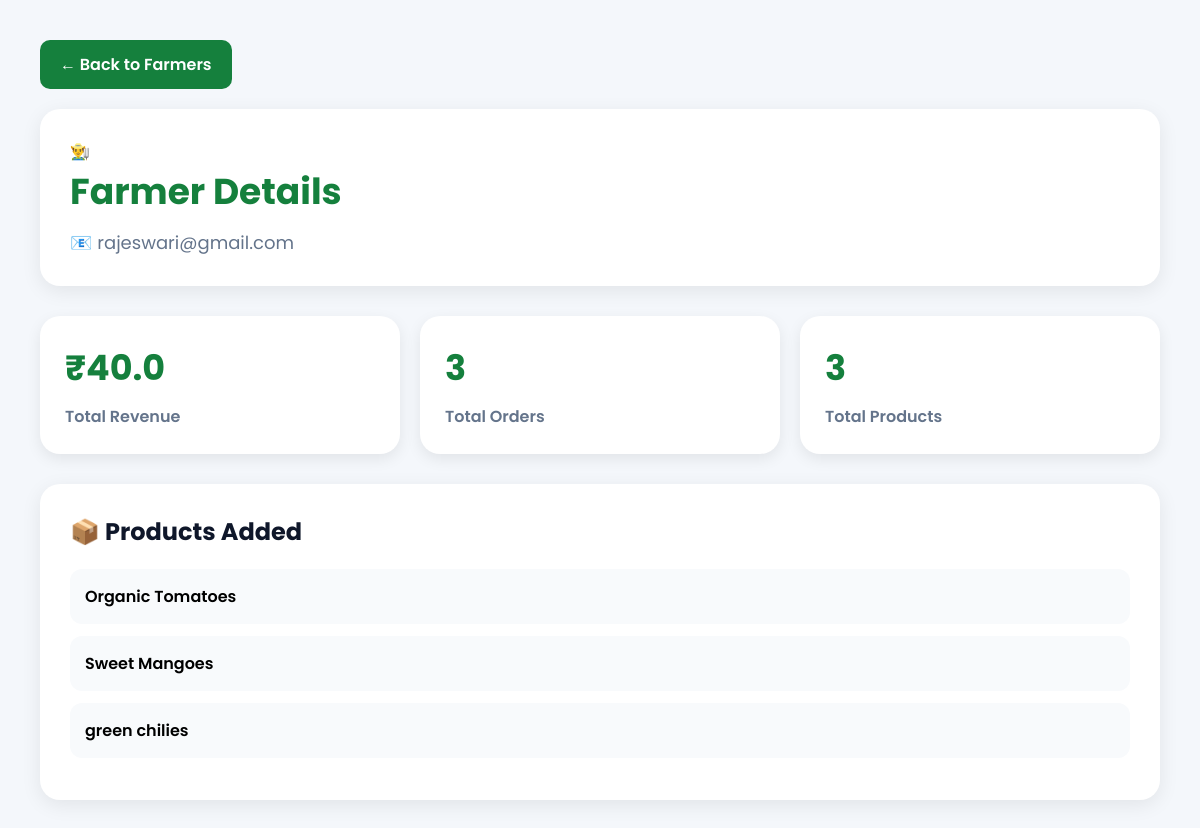
The page /admin-farmer-details/6 on the database as committed earlier.
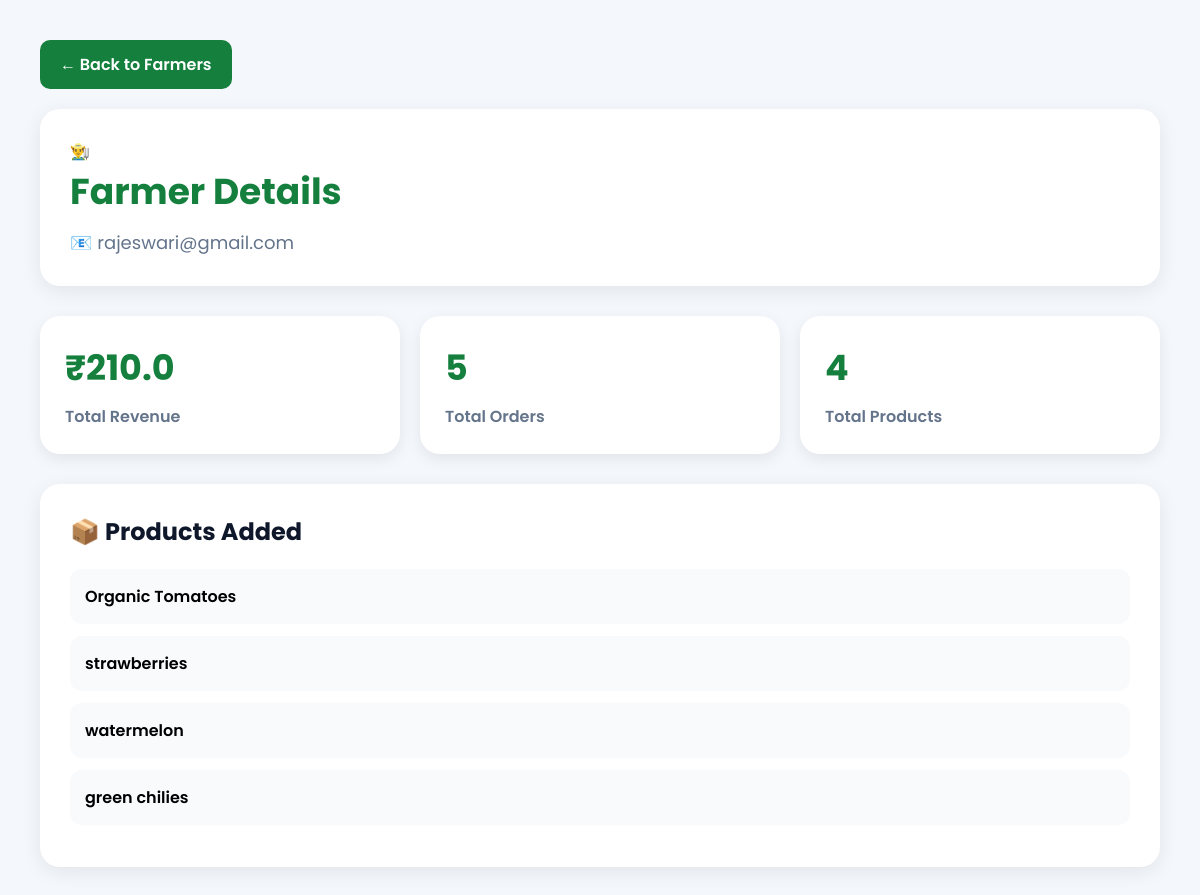
The same page on the database as committed later.
### tables this page shows
CREATE TABLE products (

            id INTEGER PRIMARY KEY AUTOINCREMENT,

            name TEXT NOT NULL,

            category TEXT NOT NULL,

            price REAL NOT NULL,

            stock INTEGER NOT NULL,

            description TEXT,

            image TEXT

        , farmer_id INTEGER);

### app.py (the view)
@app.route("/admin-farmer-details/<int:farmer_id>")
def adminFarmerDetails(farmer_id):
    conn = get_db_connection()
    farmer = conn.execute(
        """
        SELECT *
        FROM users
        WHERE id = ?
        """,
        (farmer_id,)
    ).fetchone()
    products = conn.execute(
        """
        SELECT *
        FROM products
        WHERE farmer_id = ?
        """,
        (farmer_id,)
    ).fetchall()
    total_revenue = conn.execute(
        """
        SELECT COALESCE(SUM(total_price),0) as revenue
        FROM orders
        WHERE farmer_id = ?
        AND status IN ('Delivered','Completed')
        """,
        (farmer_id,)
    ).fetchone()["revenue"]
    total_orders = conn.execute(
        """
        SELECT COUNT(*) as total
        FROM orders
        WHERE farmer_id = ?
        """,
        (farmer_id,)
    ).fetchone()["total"]
    conn.close()
    return render_template(
        "admin-farmer-details.html",
        farmer=farmer,
        products=products,
        total_revenue=total_revenue,
        total_orders=total_orders
    )

### db.py (called while the page is built)
def get_db_connection():
    conn = sqlite3.connect("database.db")
    conn.row_factory = sqlite3.Row
    return conn

### templates/admin-farmer-details.html (shortened to what this page needs)
<!DOCTYPE html>
<html>
<head>
</head>
<body>
<div class="container">
<a href="/manage-farmers.html" class="back-btn">
← Back to Farmers
</a>
<div class="header">
<p class="name">
👨‍🌾 {{ farmer.name }}
</p>
<h1>Farmer Details</h1>
<p class="email">
📧 {{ farmer.email }}
</p>
</div>
<div class="stats">
<div class="card">
<h2>₹{{ total_revenue }}</h2>
<p>Total Revenue</p>
</div>
<div class="card">
<h2>{{ total_orders }}</h2>
<p>Total Orders</p>
</div>
<div class="card">
<h2>{{ products|length }}</h2>
<p>Total Products</p>
</div>
</div>
<div class="products-box">
<h2>📦 Products Added</h2>
{% if products %}
{% for product in products %}
<div class="product-item">
{{ product.name }}
</div>
{% endfor %}
{% else %}
<div class="empty-products">
No Products Added Yet
</div>
{% endif %}
</div>
</div>
</body>
</html>

Rows that differ between the two databases and show on the page:
removed products: name "Sweet Mangoes"
added products: name "strawberries"
added products: name "watermelon"
Other text that changed with them:
{{ total_revenue }}: "40.0" → "210.0"
{{ total_orders }}: "3" → "5"
{{ products|length }}: "3" → "4"
